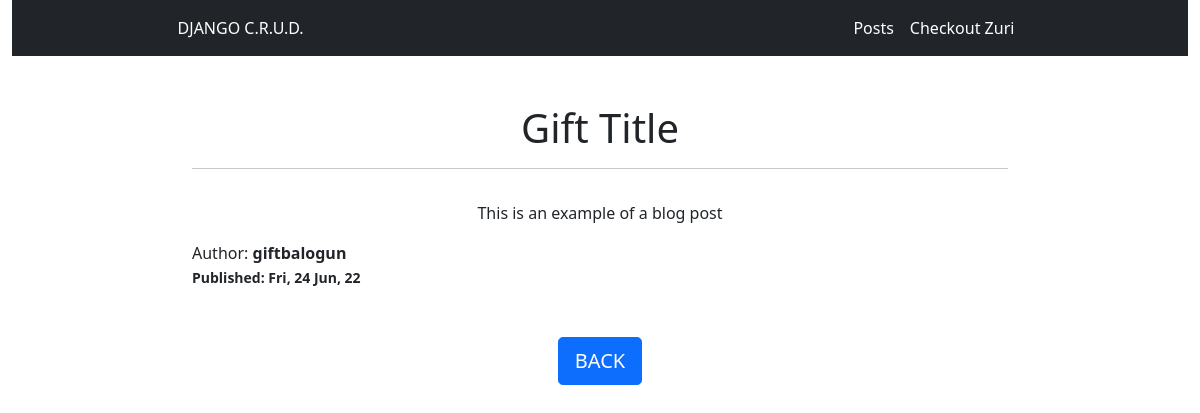
Screenshot of /blog/read/gift-title with the database file from the repository.
### blog/models.py (models this page shows, shortened)
class Post(models.Model):
    STATUS_CHOICES = (
        ("draft", "Draft"),
        ("published", "Published")
    )
    title = models.CharField(max_length=250)
    slug = models.SlugField(max_length=300, unique=True, editable=False)
    author = models.ForeignKey(
        get_user_model(), on_delete=models.CASCADE, related_name="blog_posts"
    )
    body = models.TextField()
    publish = models.DateTimeField(default=timezone.now)
    created = models.DateTimeField(auto_now_add=True)
    updated = models.DateTimeField(auto_now=True)
    status = models.CharField(
        max_length=10, choices=STATUS_CHOICES, default="draft"
    )
    class Meta:
        ordering = ("-publish",)

### blog/views.py (the view)
# urls.py: path("read/<slug:slug>", views.PostDetailView.as_view(), name="post_detail"),
class PostDetailView(generic.DetailView):
	model = Post

### templates/blog/post_detail.html
{% extends 'base.html' %}
{% block content %}
<div class="container mt-5" style="width: 70%;">
	<div class="col">
		<h1 class="text-center">{{object.title}}</h1>
		<hr>
		<div class="d-flex justify-content-center">
			<section>
				<p>{{object.body|linebreaks}}</p>
			</section>
		</div>
		<div>Author: <strong>{{object.author}}<strong><br>
					<small>Published: {{object.publish|date:"D, d M, y"}}</small>
		</div>
		<div class="d-flex justify-content-center">
			<a href="{% url 'blog:all' %}" class="d-block btn btn-primary btn-lg my-5">BACK</a>
		</div>
	</div>
</div>
{% endblock %}

### rows the page displays
Post: title "Gift Title", body "This is an example of a blog post", author "giftbalogun", publish "Fri, 24 Jun, 22"
